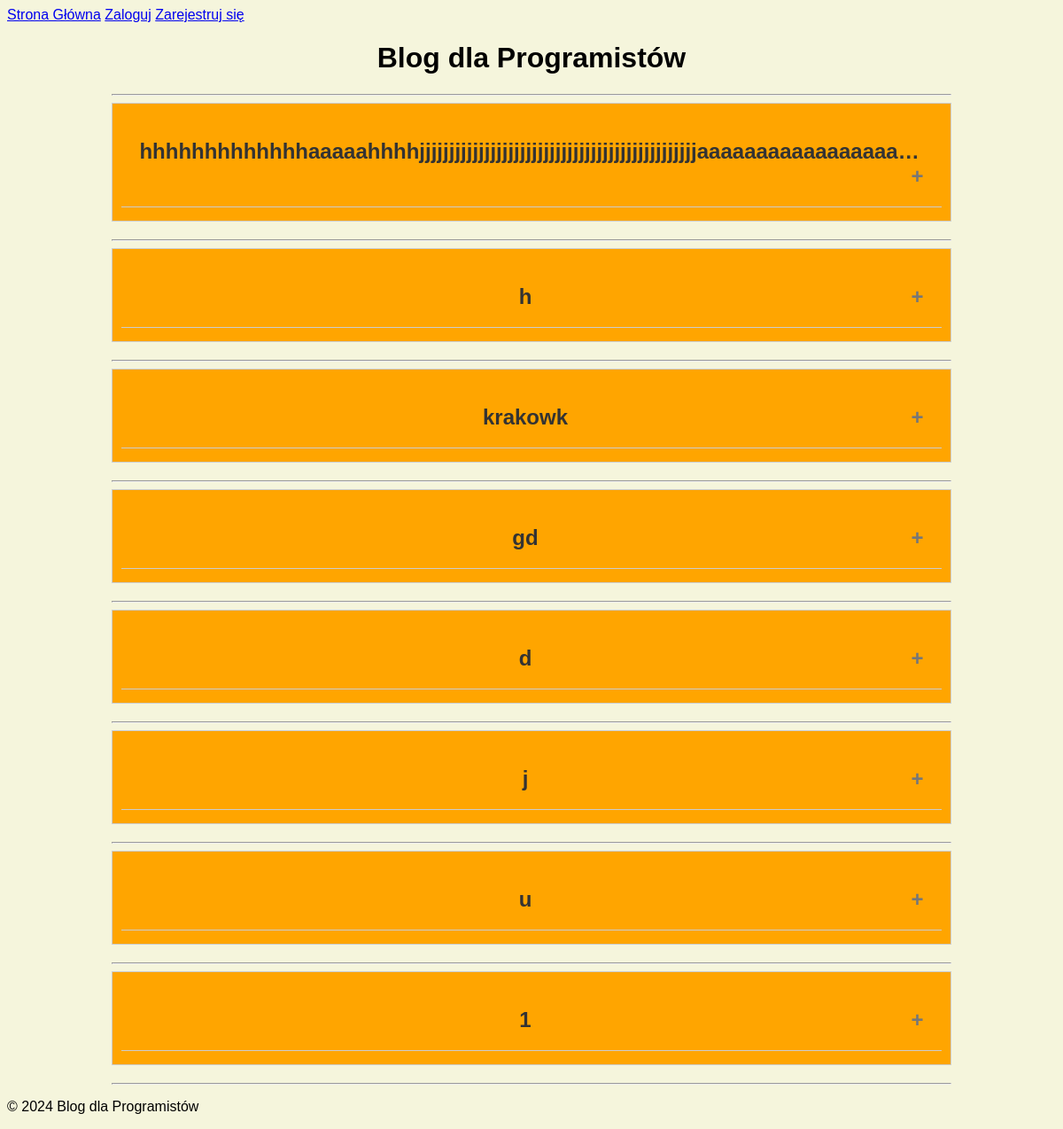
The app's page /, older data.
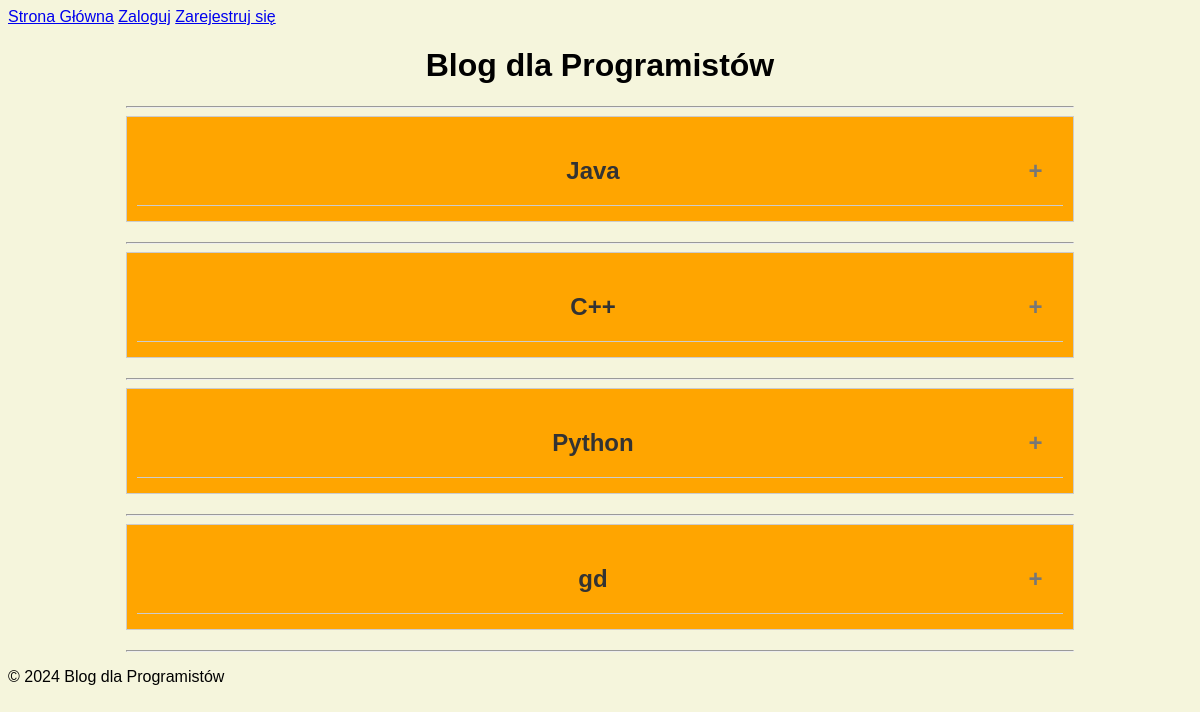
The same page, newer data.
### posts/models.py (models this page shows)
class Post(models.Model):
    CATEGORY_CHOICES = [
        ('Python', 'Python'),
        ('Java', 'Java'),
        ('C++', 'C++'),
        ('JavaScript', 'JavaScript'),
        ('Ruby', 'Ruby'),
    ]
    title = models.CharField(max_length=255)
    image = models.ImageField(upload_to='post_images/', null=True, blank=True)
    content = models.TextField()
    date_posted = models.DateTimeField(auto_now_add=True)
    author = models.ForeignKey(User, on_delete=models.CASCADE)
    category = models.CharField(max_length=10, choices=CATEGORY_CHOICES, default='Python')

### posts/views.py (the view)
# urls.py: 2. Add a URL to urlpatterns:  path('', views.home, name='home')
def home(request):
    posts = Post.objects.all().order_by('-date_posted')  # Sortuje posty od najnowszego do najstarszego
    for post in posts:
        if post.image:
            post.image_url = post.image.url if post.image and hasattr(post.image, 'url') else None
        else:
            post.image_url = None
    return render(request, 'home.html', {'posts': posts})

### posts/templates/home.html (shortened to what this page needs)
{% extends "base.html" %}
{% block content %}
<div class="container">
    <h1>Blog dla Programistów</h1>
    <hr>
    {% for post in posts %}
    <div class="post">
        <h2 class="collapsible">{{ post.title }}</h2>
    </div>
    <hr>
    {% endfor %}
</div>
{% endblock %}

### posts/templates/base.html (shortened to what this page needs)
{% load static %}
<!DOCTYPE html>
<html lang="pl">
<head>
    <link rel="stylesheet" href="{% static 'css/styles.css' %}">
</head>
<body>
    <header>
        <nav>
            <a href="{% url 'home' %}">Strona Główna</a>
            {% if user.is_authenticated %}
                <a href="{% url 'logout' %}">Wyloguj</a>
            {% else %}
                <a href="{% url 'login' %}">Zaloguj</a>
                <a href="{% url 'signup' %}" class="btn btn-primary">Zarejestruj się</a>
            {% endif %}
        </nav>
    </header>
    <main>
        {% block content %}{% endblock %}
    </main>
    <footer>
        <p>&copy; 2024 Blog dla Programistów</p>
    </footer>
</body>
</html>

### posts/static/css/styles.css (style rules this page uses)
body { background-color: #f5f5dc; font-family: Arial, sans-serif; }
.container { width: 80%; margin: 0 auto; text-align: center; }
.post { margin-bottom: 20px; padding: 10px; border: 1px solid #ccc; background-color: #ffa500; cursor: pointer; }
.post h2 { font-weight: bold; color: #333; margin-bottom: 5px; transition: all 0.3s ease; }
.collapsible { font-size: 24px; font-weight: bold; color: #333; cursor: pointer; padding: 10px 0; margin: 10px 0; border-bottom: 1px solid #ccc; transition: color 0.3s ease; max-width: 100%; padding: 20px; box-sizing: border-box; width: 100%; box-sizing: border-box; overflow: hidden; text-overflow: ellipsis; white-space: nowrap; }
.collapsible:after { content: '+'; color: #777; font-weight: bold; float: right; }
.text-content, .post-content, p { word-wrap: break-word; overflow-wrap: break-word; width: 100%; }

Row changes from the older to the newer data that the page shows:
removed Post: title "hhhhhhhhhhhhhaaaaahhhhjjjjjjjjjjjjjjjjjjjjjjjjjjjjjjjjjjjjjjjjjjjjjjjaaaaaaaaaaaaaaaaa…"
removed Post: title "h"
removed Post: title "krakowk"
removed Post: title "d"
removed Post: title "j"
removed Post: title "u"
removed Post: title "1"
added Post: title "Java"
added Post: title "C++"
added Post: title "Python"
